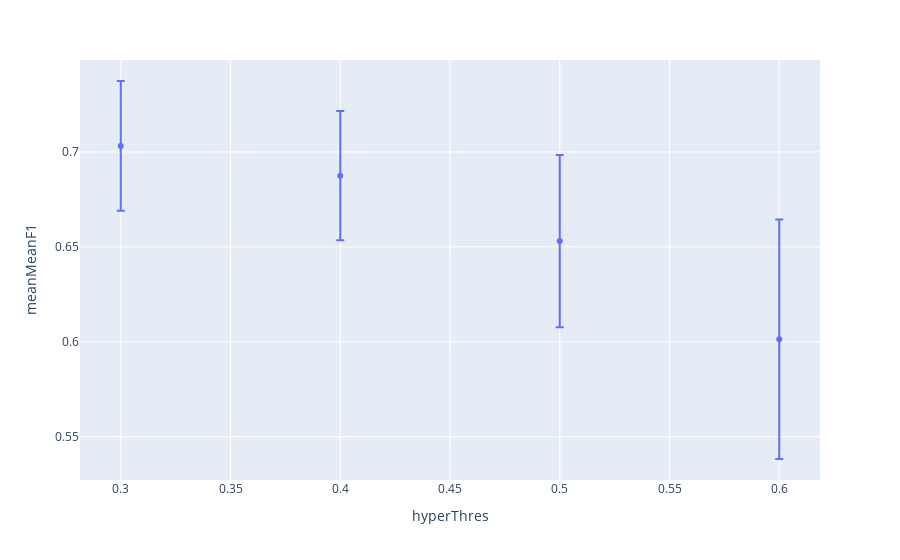

The cell this chart's notebook holds for it:
### Markdown cell above
## Graphical representation of the optimal point

### Code cell
aux=hyperParams[(hyperParams.hyperDepth==optimal.hyperDepth)&(hyperParams.hyperMinDuration==optimal.hyperMinDuration)&
                (hyperParams.hyperClose==optimal.hyperClose)&(hyperParams.hyperMaxDuration==optimal.hyperMaxDuration)].reset_index(drop=True)
px.scatter(aux,x='hyperThres',y='meanMeanF1',error_y='stdMeanF1')

### Figure 1 — Plotly figure (JSON) as saved in the notebook; plotly's stock layout.template omitted (floating-point values rounded to 4 significant figures)
{"data": [{"error_y": {"array": [0.03419, 0.03401, 0.04536, 0.06304]}, "hovertemplate": "hyperThres=%{x}<br>meanMeanF1=%{y}<extra></extra>", "legendgroup": "", "marker": {"color": "#636efa", "symbol": "circle"}, "mode": "markers", "name": "", "orientation": "v", "showlegend": false, "type": "scatter", "x": [0.3, 0.4, 0.5, 0.6], "xaxis": "x", "y": [0.7032, 0.6875, 0.6531, 0.6013], "yaxis": "y"}], "layout": {"legend": {"tracegroupgap": 0}, "margin": {"t": 60}, "xaxis": {"anchor": "y", "domain": [0, 1], "title": {"text": "hyperThres"}}, "yaxis": {"anchor": "x", "domain": [0, 1], "title": {"text": "meanMeanF1"}}}}
